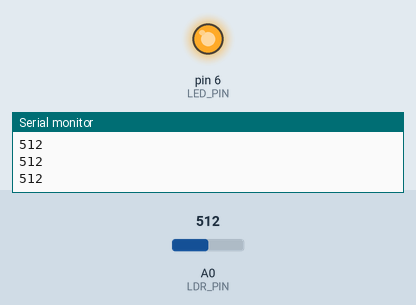
Recording of a sketch running on a simulated Arduino Uno, built with avr-gcc and run on an emulated ATmega328P. On the bench: output pins drawn as LEDs (lit = HIGH), the last lines printed to the serial monitor. The inputs (shaded band) are chosen by the test bench; at power-on: A0 (LDR_PIN) = 512.

Above: at 1.2 s.
1.3 s: A0 (LDR_PIN) set to 486
At 2.1 s:
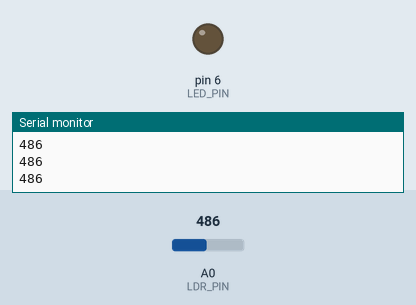
2.8 s: A0 (LDR_PIN) set to 510
At 3.4 s:
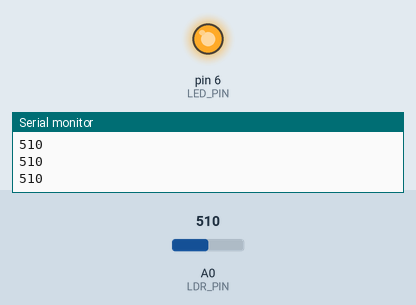
4.3 s: A0 (LDR_PIN) set to 490
At 4.8 s:
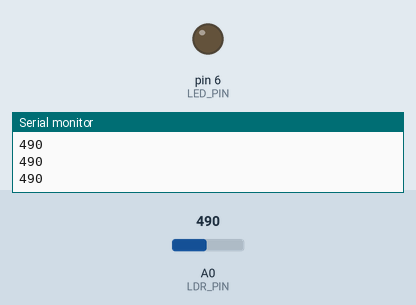
Timing chart, 0 to 7.3 s (numbered marks = the images above; inputs shaded):
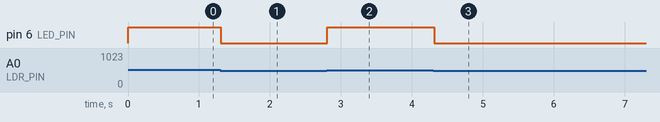

Measured:
- the behaviour switches between 501 and 500 on A0 (LDR_PIN) (found by bisection; images 0 and 1)
- after the input at 1.3 s, pin 6 (LED_PIN): HIGH → LOW at once
- after the input at 2.8 s, pin 6 (LED_PIN): LOW → HIGH at once
- after the input at 4.3 s, pin 6 (LED_PIN): HIGH → LOW at once

The sketch:

ldr_with_night_light.ino
```cpp
const int LED_PIN = 6; // LED is connected to digital pin 13
const int LDR_PIN = A0; // LDR is connected to analog pin A0

void setup() {
  pinMode(LED_PIN, OUTPUT); // Set LED pin as output
  Serial.begin(9600);
}

void loop() {
  int ldrValue = analogRead(LDR_PIN); // Read value from LDR
  Serial.println(ldrValue);
  if (ldrValue > 500) { // If it's dark (LDR value is low)
    digitalWrite(LED_PIN, HIGH); // Turn on LED
  } else {
    digitalWrite(LED_PIN, LOW); // Turn off LED
  }
  delay(100); // Delay for a moment before reading LDR again
}
```
